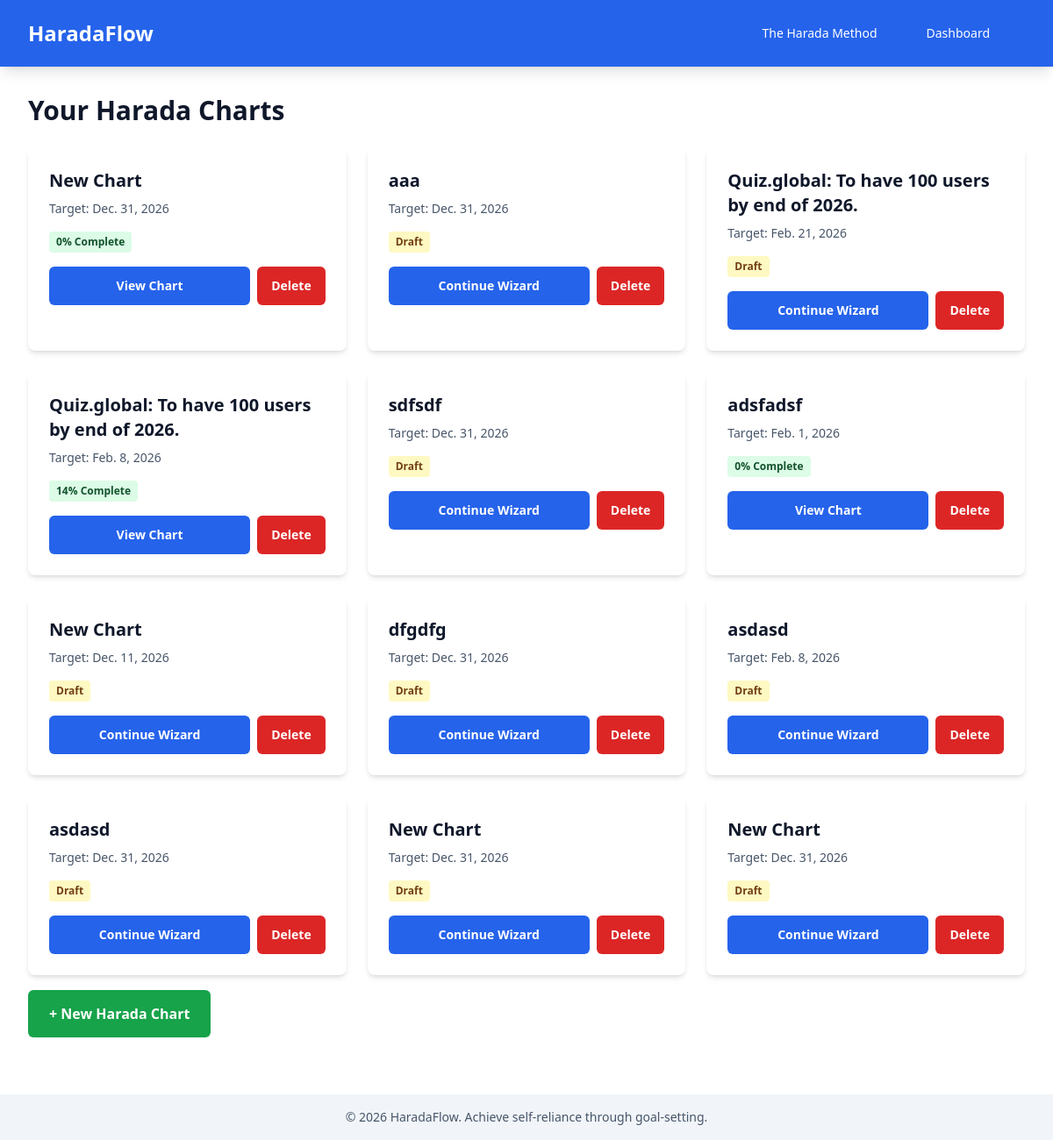
/accounts/dashboard/ (signed in), run on the app's committed database.
### charts/models.py (models this page shows, shortened)
class HaradaChart(models.Model):
    user = models.ForeignKey(
        User, on_delete=models.CASCADE, related_name="harada_charts"
    )
    title = models.CharField(max_length=255)
    core_goal = models.TextField(help_text="The long-term goal")
    target_date = models.DateField()
    is_draft = models.BooleanField(
        default=True, help_text="True while completing wizard steps"
    )
    perspectives = models.JSONField(
        default=dict,
        help_text="Four perspectives: self_tangible, self_intangible, others_tangible, others_intangible",
    )
    created_at = models.DateTimeField(auto_now_add=True)
    updated_at = models.DateTimeField(auto_now=True)
    class Meta:
        ordering = ["-created_at"]
    @property
    def completion_percentage(self):
        tasks = self.task_set.all()
        if tasks.count() == 0:
            return 0
        done_count = tasks.filter(status="done").count()
        return round((done_count / tasks.count()) * 100)

### accounts/views.py (the view)
# urls.py: path("dashboard/", views.dashboard, name="dashboard"),
@login_required
def dashboard(request):
    charts = request.user.harada_charts.all()
    return render(request, "accounts/dashboard.html", {"charts": charts})

### config/context_processors.py (called while the page is built)
def clerk_context(request):
    return {
        'clerk_publishable_key': settings.CLERK_PUBLISHABLE_KEY,
    }

### templates/accounts/dashboard.html (shortened to what this page needs)
{% extends 'base.html' %}
{% block content %}
<div class="mb-8">
    <h2 class="text-3xl font-bold mb-6">Your Harada Charts</h2>
    {% if charts %}
        <div class="grid grid-cols-1 md:grid-cols-2 lg:grid-cols-3 gap-6">
            {% for chart in charts %}
                <div class="bg-white dark:bg-slate-800 rounded-lg shadow-md p-6 hover:shadow-lg transition">
                    <h3 class="text-xl font-bold mb-2">{{ chart.title }}</h3>
                    <p class="text-sm text-slate-600 dark:text-slate-400 mb-4">
                        Target: {{ chart.target_date }}
                    </p>
                    <p class="mb-4 text-sm">
                        {% if chart.is_draft %}
                            <span class="inline-block bg-yellow-100 dark:bg-yellow-900 text-yellow-900 dark:text-yellow-100 px-2 py-1 rounded text-xs font-bold">Draft</span>
                        {% else %}
                            <span class="inline-block bg-green-100 dark:bg-green-900 text-green-900 dark:text-green-100 px-2 py-1 rounded text-xs font-bold">{{ chart.completion_percentage }}% Complete</span>
                        {% endif %}
                    </p>
                    <div class="flex gap-2">
                        {% if chart.is_draft %}
                            <a href="{% url 'wizard_step1' chart.id %}" class="flex-1 bg-blue-600 hover:bg-blue-700 text-white font-bold py-3 px-4 rounded-md text-center text-sm">
                                Continue Wizard
                            </a>
                        {% else %}
                            <a href="{% url 'matrix_view' chart.id %}" class="flex-1 bg-blue-600 hover:bg-blue-700 text-white font-bold py-3 px-4 rounded-md text-center text-sm">
                                View Chart
                            </a>
                        {% endif %}
                        <button onclick="deleteChart({{ chart.id }}, '{{ chart.title|escapejs }}')" class="bg-red-600 hover:bg-red-700 text-white font-bold py-3 px-4 rounded-md text-sm">
                            Delete
                        </button>
                    </div>
                </div>
            {% endfor %}
        </div>
    {% endif %}
</div>
<div class="mt-8">
    <a href="{% url 'wizard_start' %}" class="bg-green-600 hover:bg-green-700 text-white font-bold py-4 px-6 rounded-md">
        + New Harada Chart
    </a>
</div>
{% endblock %}

### templates/base.html (style rules this page uses)
:root { --safe-top: env(safe-area-inset-top); --safe-bottom: env(safe-area-inset-bottom); --safe-left: env(safe-area-inset-left); --safe-right: env(safe-area-inset-right); }

### data on the page
HaradaChart: title "New Chart", target_date "Dec. 31, 2026", completion_percentage "0", is_draft "View Chart"
HaradaChart: title "aaa", target_date "Dec. 31, 2026", is_draft "Draft"
HaradaChart: title "Quiz.global: To have 100 users by end of 2026.", target_date "Feb. 21, 2026", is_draft "Draft"
HaradaChart: title "Quiz.global: To have 100 users by end of 2026.", target_date "Feb. 8, 2026", completion_percentage "14", is_draft "View Chart"
HaradaChart: title "sdfsdf", target_date "Dec. 31, 2026", is_draft "Draft"
HaradaChart: title "adsfadsf", target_date "Feb. 1, 2026", completion_percentage "0", is_draft "View Chart"
HaradaChart: title "New Chart", target_date "Dec. 11, 2026", is_draft "Draft"
HaradaChart: title "dfgdfg", target_date "Dec. 31, 2026", is_draft "Draft"
HaradaChart: title "asdasd", target_date "Feb. 8, 2026", is_draft "Draft"
HaradaChart: title "asdasd", target_date "Dec. 31, 2026", is_draft "Draft"
HaradaChart: title "New Chart", target_date "Dec. 31, 2026", is_draft "Draft"
HaradaChart: title "New Chart", target_date "Dec. 31, 2026", is_draft "Draft"
